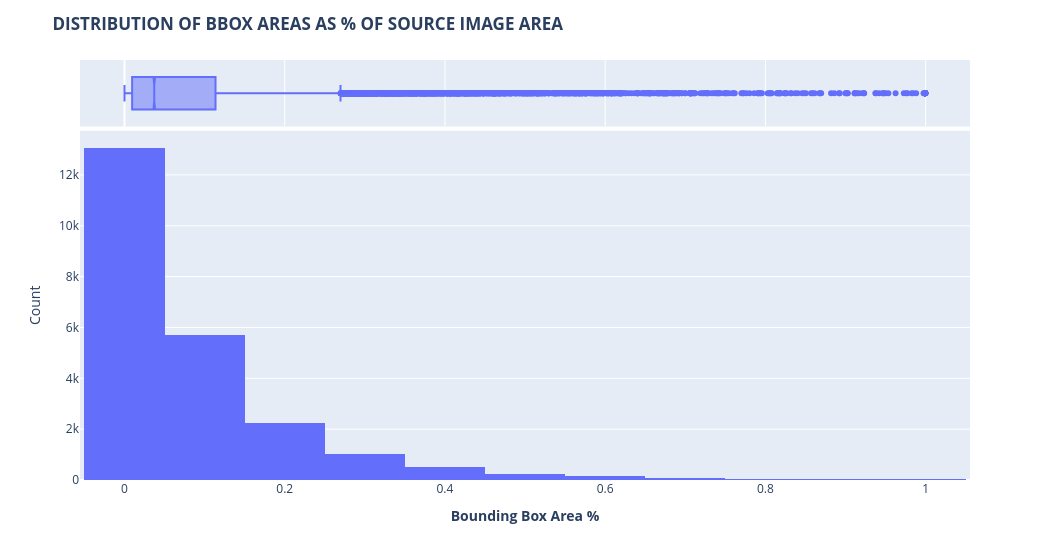

The cell this chart's notebook holds for it:
### Markdown cell above
박스 크기에 대한 분포

### Code cell
# 히스토그램과 KDE 플롯을 결합하여 생성

# 히스토그램 빈(bin)의 수
num_bins=10

fig = px.histogram(
    bbox_df, 
    x="frac_bbox_area", 
    marginal="box", 
    nbins=num_bins,  
    labels={"frac_bbox_area": "Bounding Box Area (%)"}
)

fig.update_layout(
    title="<b>DISTRIBUTION OF BBOX AREAS AS % OF SOURCE IMAGE AREA</b>",
    xaxis_title="<b>Bounding Box Area %</b>",
    yaxis_title="Count",
    width=1050
)

fig.show()

### Figure 1 — Plotly figure (JSON) as saved in the notebook; plotly's stock layout.template omitted (floating-point values rounded to 4 significant figures; data arrays with more than 128 entries replaced by an {"elided": "..."} marker saying what was removed)
{"data": [{"alignmentgroup": "True", "bingroup": "x", "hovertemplate": "Bounding Box Area (%)=%{x}<br>count=%{y}<extra></extra>", "legendgroup": "", "marker": {"color": "#636efa", "pattern": {"shape": ""}}, "name": "", "nbinsx": 10, "offsetgroup": "", "orientation": "v", "showlegend": false, "type": "histogram", "x": {"elided": "23144 float values"}, "xaxis": "x", "yaxis": "y"}, {"alignmentgroup": "True", "hovertemplate": "Bounding Box Area (%)=%{x}<extra></extra>", "legendgroup": "", "marker": {"color": "#636efa"}, "name": "", "notched": true, "offsetgroup": "", "showlegend": false, "type": "box", "x": {"elided": "23144 float values"}, "xaxis": "x2", "yaxis": "y2"}], "layout": {"barmode": "relative", "legend": {"tracegroupgap": 0}, "margin": {"t": 60}, "title": {"text": "<b>DISTRIBUTION OF BBOX AREAS AS % OF SOURCE IMAGE AREA</b>"}, "width": 1050, "xaxis": {"anchor": "y", "domain": [0, 1], "title": {"text": "<b>Bounding Box Area %</b>"}}, "xaxis2": {"anchor": "y2", "domain": [0, 1], "matches": "x", "showgrid": true, "showticklabels": false}, "yaxis": {"anchor": "x", "domain": [0, 0.8316], "title": {"text": "Count"}}, "yaxis2": {"anchor": "x2", "domain": [0.8416, 1], "matches": "y2", "showgrid": false, "showline": false, "showticklabels": false, "ticks": ""}}}
